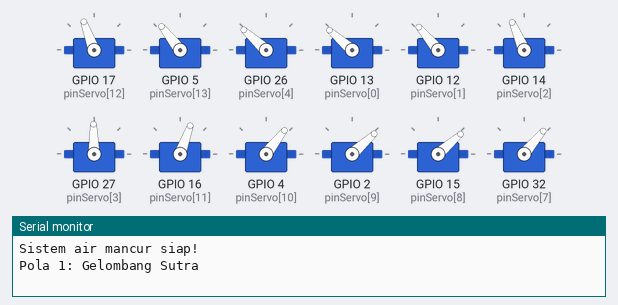
The sketch below on a simulated ESP32. On the bench: 12 × servo, the last lines printed to the serial monitor. Random numbers use the default seed unless the sketch sets one.

Above: at 1.23 s.
At 6.9 s:
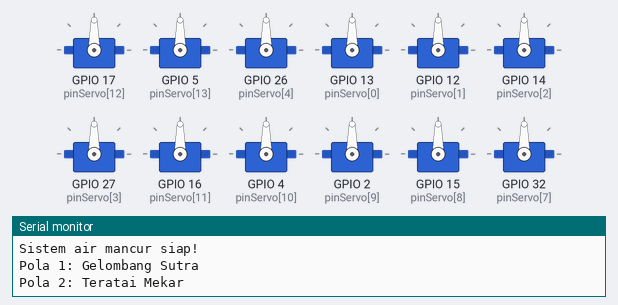
At 12.9 s:
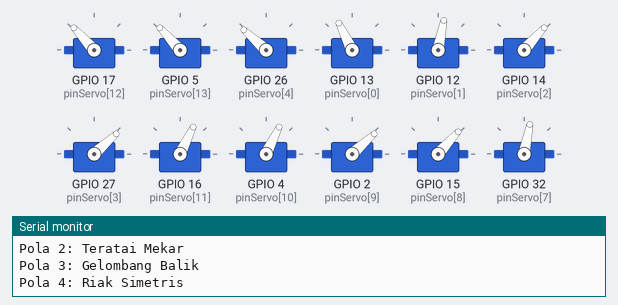
At 19.0 s:
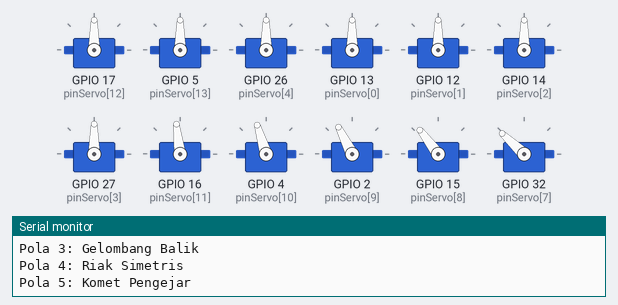
At 25.49 s:
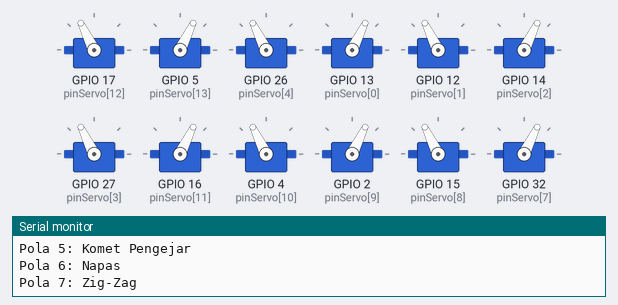
At 31.35 s:
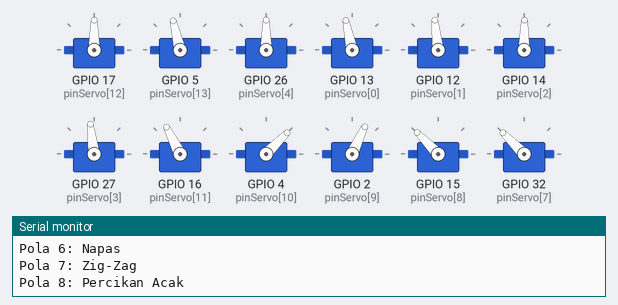
Timing chart, 0 to 31.5 s (numbered marks = the images above):
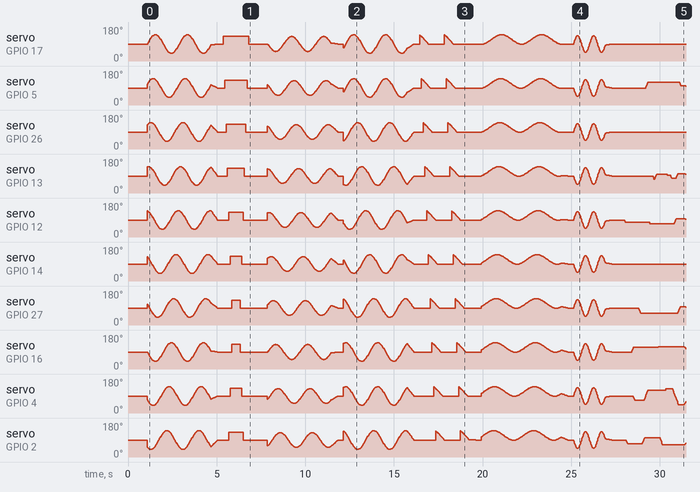

The sketch:

sketch.ino
```cpp
#include <ESP32Servo.h>

const int JUMLAH_SERVO = 14;
Servo servos[JUMLAH_SERVO];
int sudutSekarang[JUMLAH_SERVO];

// Pin PWM, indeks 0..13 = servo1..servo14 (sesuai diagram.json)
const int pinServo[JUMLAH_SERVO] = {
  13, 12, 14, 27, 26,   // servo1..servo5
  25, 33, 32, 15, 2,    // servo6..servo10
  4, 16, 17, 5          // servo11..servo14
};

// Urutan fisik lingkaran searah jarum jam (indeks servo, 0-based)
const int urutanFisik[JUMLAH_SERVO] = {
  12, 13, 4, 0, 1, 2, 3, 11, 10, 9, 8, 7, 6, 5
};

const int SUDUT_TENGAH = 90;
const int JUMLAH_POLA = 8;

// ==========================================
// FUNGSI BANTU
// ==========================================

bool validasiUrutan() {
  bool terpakai[JUMLAH_SERVO] = { false };
  for (int i = 0; i < JUMLAH_SERVO; i++) {
    int idx = urutanFisik[i];
    if (idx < 0 || idx >= JUMLAH_SERVO || terpakai[idx]) {
      Serial.printf("urutanFisik[%d] = %d tidak valid atau duplikat!\n", i, idx);
      return false;
    }
    terpakai[idx] = true;
  }
  return true;
}

void tulisServo(int idx, int sudut) {
  sudut = constrain(sudut, 0, 180);
  sudutSekarang[idx] = sudut;
  servos[idx].write(sudut);
}

// Kembali ke posisi tengah secara halus (bukan loncat)
void kembaliKeTengah(int langkah = 15, int jeda = 25) {
  int awal[JUMLAH_SERVO];
  for (int idx = 0; idx < JUMLAH_SERVO; idx++) awal[idx] = sudutSekarang[idx];

  for (int s = 1; s <= langkah; s++) {
    for (int idx = 0; idx < JUMLAH_SERVO; idx++) {
      tulisServo(idx, awal[idx] + (SUDUT_TENGAH - awal[idx]) * s / langkah);
    }
    delay(jeda);
    yield();
  }
}

// ==========================================
// POLA 1 & 3: Gelombang Sutra (arah = +1 searah, -1 berlawanan)
// ==========================================
void polaGelombang(int jumlahPutaran, int arah, int amplitudo) {
  for (int putaran = 0; putaran < jumlahPutaran; putaran++) {
    for (int langkah = 0; langkah < 360; langkah += 6) {
      for (int i = 0; i < JUMLAH_SERVO; i++) {
        float fase = arah * langkah + i * (360.0 / JUMLAH_SERVO);
        tulisServo(urutanFisik[i], SUDUT_TENGAH + (int)(sin(radians(fase)) * amplitudo));
      }
      delay(30);
      yield();
    }
  }
}

// ==========================================
// POLA 2: Teratai Mekar
// ==========================================
void polaTeratai() {
  const int SUDUT_MEKAR = 130;
  const int separuh = JUMLAH_SERVO / 2;

  for (int i = 0; i < separuh; i++) {
    tulisServo(urutanFisik[i], SUDUT_MEKAR);
    tulisServo(urutanFisik[JUMLAH_SERVO - 1 - i], SUDUT_MEKAR);
    delay(80);
    yield();
  }
  delay(400);

  for (int i = separuh - 1; i >= 0; i--) {
    tulisServo(urutanFisik[i], SUDUT_TENGAH);
    tulisServo(urutanFisik[JUMLAH_SERVO - 1 - i], SUDUT_TENGAH);
    delay(80);
    yield();
  }
  delay(300);
}

// ==========================================
// POLA 4: Riak Simetris (menyebar dari puncak lingkaran)
// Puncak berada di antara urutanFisik[0] dan urutanFisik[1]
// ==========================================
void polaRiakSimetris(int jumlahPutaran) {
  for (int putaran = 0; putaran < jumlahPutaran; putaran++) {
    for (int langkah = 0; langkah < 360; langkah += 6) {
      for (int i = 0; i < JUMLAH_SERVO; i++) {
        float d = fabs(i - 0.5);                      // jarak ke puncak
        if (d > JUMLAH_SERVO / 2.0) d = JUMLAH_SERVO - d;
        float fase = langkah - d * 45.0;
        tulisServo(urutanFisik[i], SUDUT_TENGAH + (int)(sin(radians(fase)) * 50));
      }
      delay(30);
      yield();
    }
  }
}

// ==========================================
// POLA 5: Komet Pengejar (satu kepala dengan ekor memudar)
// ==========================================
void polaKomet(int jumlahPutaran) {
  const float PANJANG_EKOR = 5.0;
  float total = jumlahPutaran * (float)JUMLAH_SERVO;

  for (float kepala = 0; kepala < total; kepala += 0.25) {
    for (int i = 0; i < JUMLAH_SERVO; i++) {
      float s = fmod(kepala - i, (float)JUMLAH_SERVO);
      if (s < 0) s += JUMLAH_SERVO;
      float tinggi = (s < PANJANG_EKOR) ? (1.0 - s / PANJANG_EKOR) : 0.0;
      tulisServo(urutanFisik[i], SUDUT_TENGAH + (int)(tinggi * 50));
    }
    delay(25);
    yield();
  }
}

// ==========================================
// POLA 6: Napas (naik turun pelan, ada sedikit selisih fase)
// ==========================================
void polaNapas(int jumlahNapas) {
  for (int n = 0; n < jumlahNapas; n++) {
    for (int langkah = 0; langkah < 360; langkah += 4) {
      for (int i = 0; i < JUMLAH_SERVO; i++) {
        float fase = langkah + i * 8.0;
        float amp = 0.5 - 0.5 * cos(radians(fase));   // 0..1
        tulisServo(urutanFisik[i], SUDUT_TENGAH + (int)(amp * 50));
      }
      delay(25);
      yield();
    }
  }
}

// ==========================================
// POLA 7: Zig-Zag (genap vs ganjil berlawanan)
// ==========================================
void polaZigZag(int jumlahSiklus) {
  for (int langkah = 0; langkah < 360 * jumlahSiklus; langkah += 8) {
    float s = sin(radians(langkah));
    for (int i = 0; i < JUMLAH_SERVO; i++) {
      int arah = (i % 2 == 0) ? 1 : -1;
      tulisServo(urutanFisik[i], SUDUT_TENGAH + (int)(arah * s * 45));
    }
    delay(20);
    yield();
  }
}

// ==========================================
// POLA 8: Percikan Acak (bergerak halus ke target acak)
// ==========================================
void polaPercikan(int jumlahFrame) {
  int target[JUMLAH_SERVO];
  for (int idx = 0; idx < JUMLAH_SERVO; idx++) target[idx] = SUDUT_TENGAH;

  for (int frame = 0; frame < jumlahFrame; frame++) {
    if (frame % 4 == 0) {
      int pilih = random(JUMLAH_SERVO);
      target[pilih] = random(40, 141);
    }
    for (int idx = 0; idx < JUMLAH_SERVO; idx++) {
      int selisih = target[idx] - sudutSekarang[idx];
      tulisServo(idx, sudutSekarang[idx] + constrain(selisih, -6, 6));
    }
    delay(25);
    yield();
  }
}

// ==========================================
// SETUP & LOOP
// ==========================================
void setup() {
  Serial.begin(115200);
  delay(500);

  if (!validasiUrutan()) {
    Serial.println("Sistem dihentikan. Perbaiki array urutanFisik.");
    while (true) delay(1000);
  }

  randomSeed(esp_random());

  ESP32PWM::allocateTimer(0);
  ESP32PWM::allocateTimer(1);
  ESP32PWM::allocateTimer(2);
  ESP32PWM::allocateTimer(3);

  for (int i = 0; i < JUMLAH_SERVO; i++) {
    int idx = urutanFisik[i];
    servos[idx].setPeriodHertz(50);
    servos[idx].attach(pinServo[idx], 500, 2400);
    tulisServo(idx, SUDUT_TENGAH);
    delay(20);
  }
  delay(300);
  Serial.println("Sistem air mancur siap!");
}

void loop() {
  static int pola = 0;

  switch (pola) {
    case 0:
      Serial.println("Pola 1: Gelombang Sutra");
      polaGelombang(2, +1, 50);
      break;
    case 1:
      Serial.println("Pola 2: Teratai Mekar");
      polaTeratai();
      break;
    case 2:
      Serial.println("Pola 3: Gelombang Balik");
      polaGelombang(2, -1, 40);
      break;
    case 3:
      Serial.println("Pola 4: Riak Simetris");
      polaRiakSimetris(2);
      break;
    case 4:
      Serial.println("Pola 5: Komet Pengejar");
      polaKomet(2);
      break;
    case 5:
      Serial.println("Pola 6: Napas");
      polaNapas(2);
      break;
    case 6:
      Serial.println("Pola 7: Zig-Zag");
      polaZigZag(2);
      break;
    case 7:
      Serial.println("Pola 8: Percikan Acak");
      polaPercikan(150);
      break;
  }

  pola = (pola + 1) % JUMLAH_POLA;
  kembaliKeTengah();
  delay(300);
}
```
